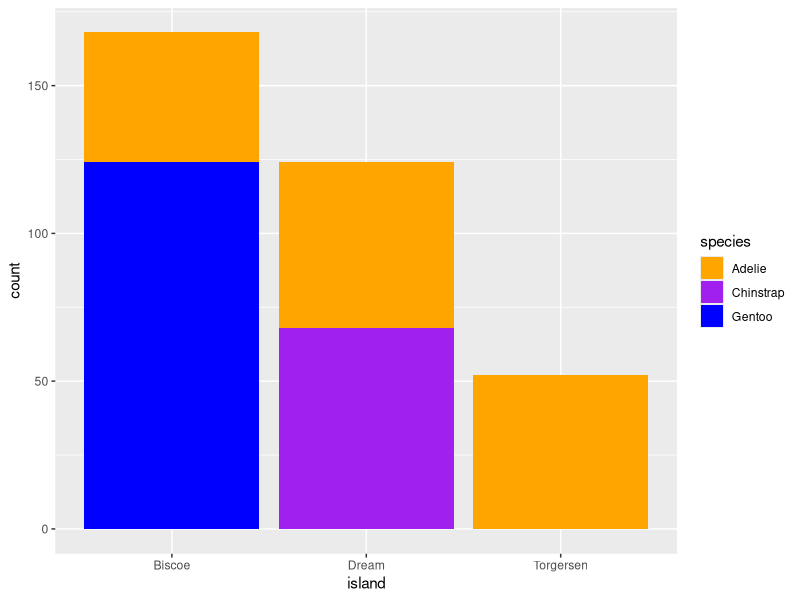
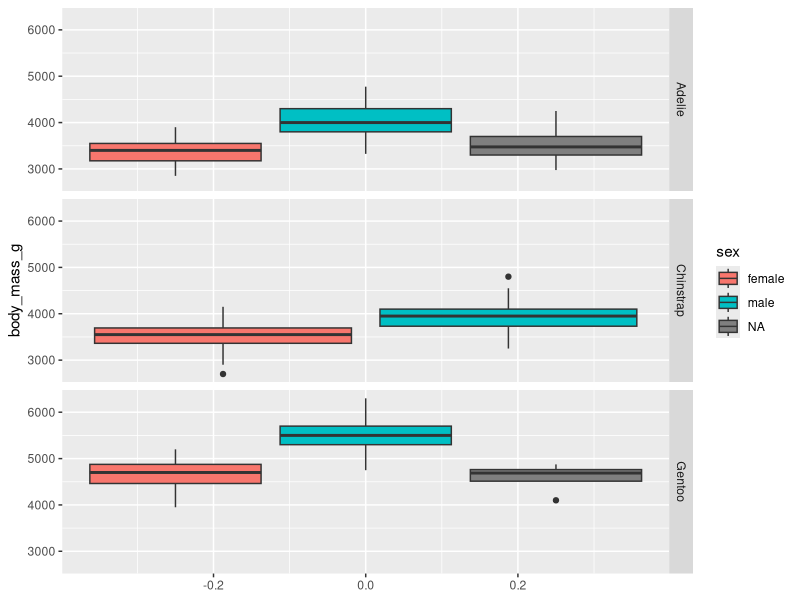

Recreate these plots in R, in order.
## ---- chunk 1
knitr::opts_chunk$set(echo = TRUE)
## ---- chunk 2
#install.packages("palmerpenguins")
library(palmerpenguins)
data(package = 'palmerpenguins')
## ---- chunk 3
View(penguins)
## ---- chunk 4
summary(penguins)
## ---- chunk 5
#install.packages("ggplot2")
library(ggplot2)

colores <- c("orange", "purple", "blue")

ggplot(data = penguins) + 
  geom_bar(aes(x = island, fill = species)) +
  scale_fill_manual(values = colores)
## ---- chunk 6
ggplot(data = penguins) +
  geom_boxplot(aes(y = body_mass_g, fill = sex)) +
  facet_grid(rows = vars(species))
